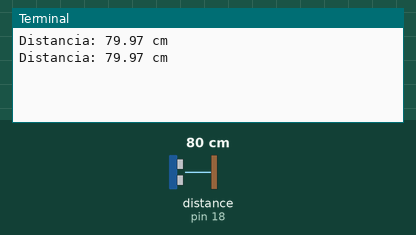
Bench run of a program on a simulated Raspberry Pi (header pin numbers). Parts: the last lines printed to the terminal. The inputs (shaded band) are chosen by the test bench; at power-on: distance to the obstacle (sensor on pin 18) 80 cm. The echo pulse lasts 58.3 µs per cm; the clock reads 2024-03-15 10:24:30 at power-on unless the program sets it.

Above: at 1.2 s.
1.3 s: distance to the obstacle (sensor on pin 18) set to 2 cm
At 1.9 s:
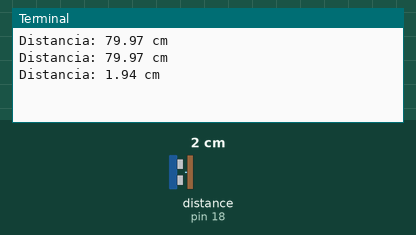
2.8 s: distance to the obstacle (sensor on pin 18) set to 4 cm
At 3.4 s:
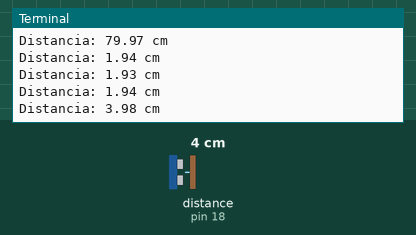
Timing chart, 0 to 5.8 s (numbered marks = the images above; inputs shaded):
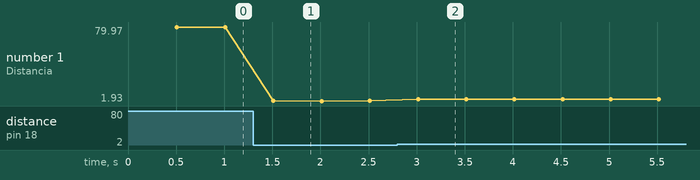

Measured:
- after the input at 1.3 s, the terminal: prints a new line after 0.21 s (image 1)
- after the input at 2.8 s, the terminal: prints a new line after 0.21 s (image 2)
- plotted number 1: 79.97 → 1.94 after the input at 1.3 s, 1.94 → 3.98 after the input at 2.8 s

The program:

ultrasonico.py
```python
import RPi.GPIO as GPIO  #importar libreria GPIO
import time

'''
    Ultrasonico:

    Calcula la distancia dado un objeto


'''
#declarar las pines que se van a usar

trigger= 12  #pin output
echo= 18     #pin input

#definir los pines GPIO como entrada y salida

GPIO.setmode(GPIO.BOARD)
GPIO.setup(12, GPIO.OUT)
GPIO.setup(18, GPIO.IN)

#bucle infinito

try:

  while True:

   GPIO.output(12, False)
   time.sleep(0.5)

   GPIO.output(12, True)
   time.sleep(0.00001)
   GPIO.output(12, False)
   inicio= time.time()

   while GPIO.input(18)==0:
       inicio=time.time()

   while GPIO.input(18)==1:
        final=time.time()

   total= final - inicio

   distancia= total*17150 #velocidad de la luz sobre 2

   distancia= round(distancia, 2) #redondear numero

   print ("Distancia:", distancia, "cm") #imprimir distancia en cm

except KeyboardInterrupt:     #parar el bucle, con el teclado
  GPIO.cleanup()  #limpiar puertos GPIO
```
